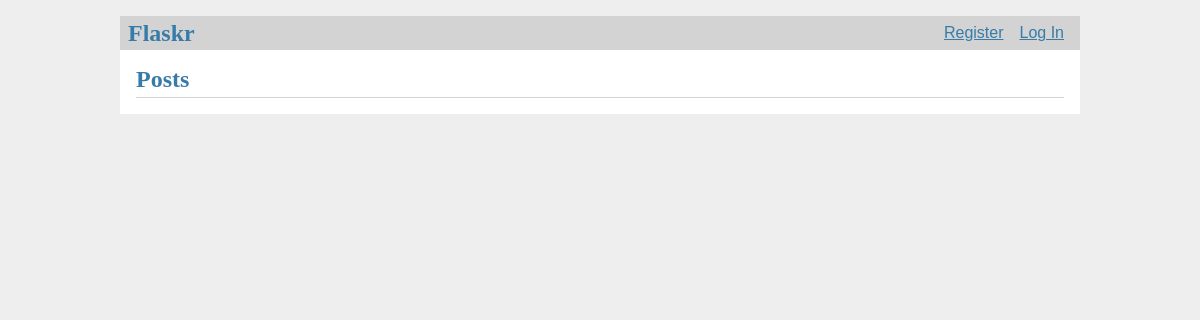
Before: / with the older database file.
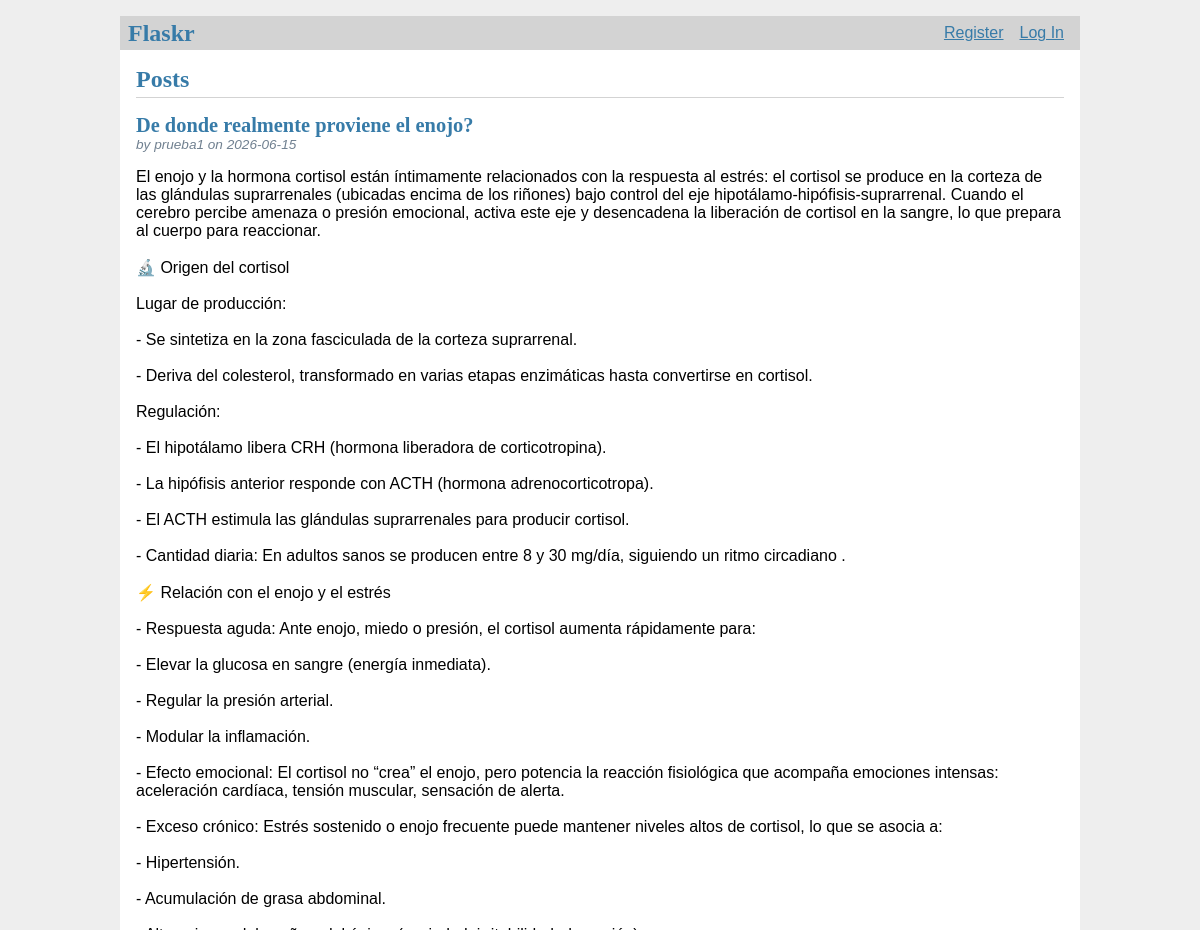
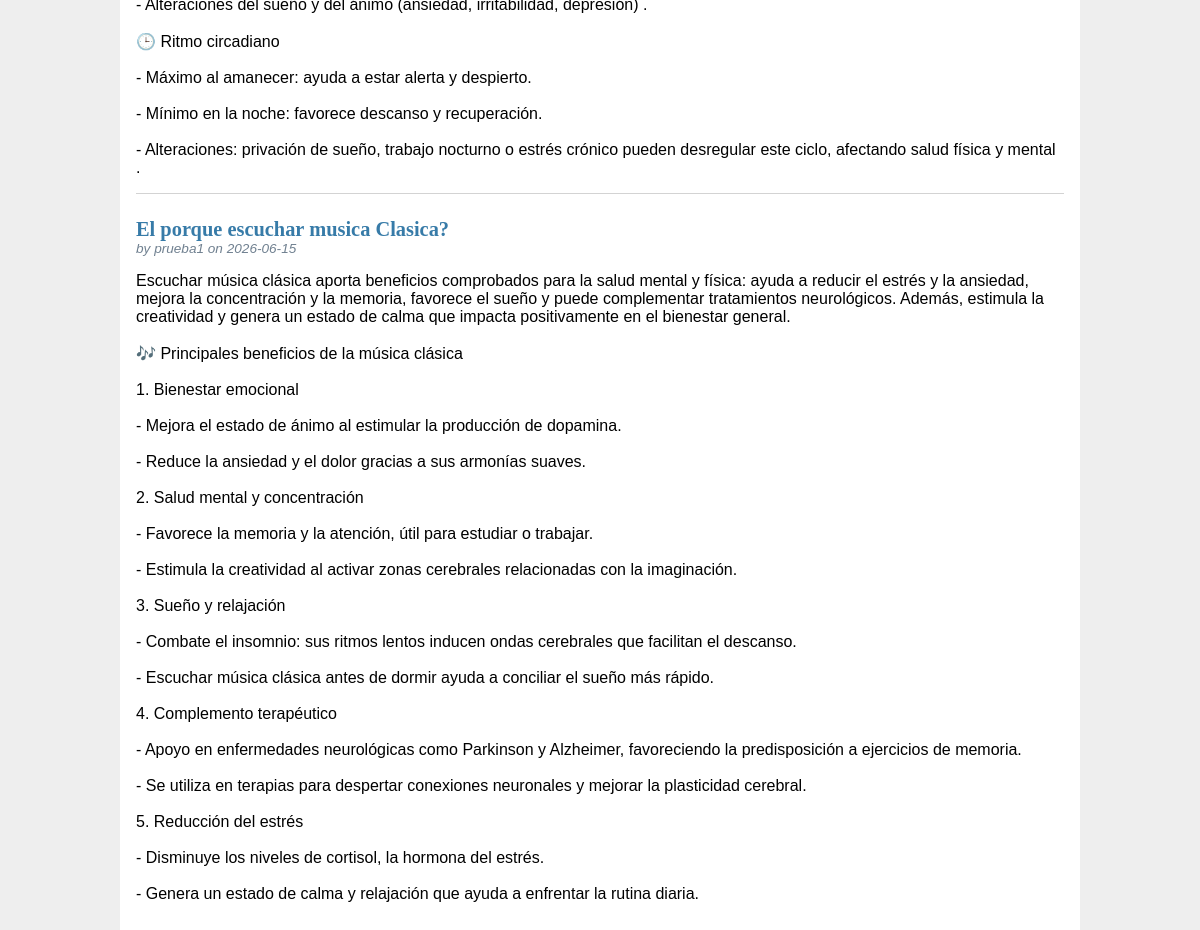
After: the same page with the newer database file (2 pictures, top to bottom).
### tables this page shows
CREATE TABLE post (
  id INTEGER PRIMARY KEY AUTOINCREMENT,
  author_id INTEGER NOT NULL,
  created TIMESTAMP NOT NULL DEFAULT CURRENT_TIMESTAMP,
  title TEXT NOT NULL,
  body TEXT NOT NULL,
  FOREIGN KEY (author_id) REFERENCES user (id)
);

CREATE TABLE user (
  id INTEGER PRIMARY KEY AUTOINCREMENT,
  username TEXT UNIQUE NOT NULL,
  password TEXT NOT NULL
);

### flaskr/blog.py (the view)
@bp.route('/')
def index():
    db = get_db()
    posts = db.execute(
        'SELECT p.id, title, body, created, author_id, username'
        ' FROM post p JOIN user u ON p.author_id = u.id'
        ' ORDER BY created DESC'
    ).fetchall()
    return render_template('blog/index.html', posts=posts)

### flaskr/auth.py (called while the page is built)
@bp.before_app_request
def load_logged_in_user():
    user_id = session.get('user_id')
    if user_id is None:
        g.user = None
    else:
        g.user = get_db().execute(
            'SELECT * FROM user WHERE id = ?', (user_id,)
        ).fetchone()

### flaskr/db.py (called while the page is built)
def get_db():
    if 'db' not in g:
        g.db = sqlite3.connect(
            current_app.config['DATABASE'],
            detect_types=sqlite3.PARSE_DECLTYPES
        )
        g.db.row_factory = sqlite3.Row
    return g.db

### flaskr/templates/blog/index.html (shortened to what this page needs)
{% extends 'base.html' %}
{% block header %}
  <h1>{% block title %}Posts{% endblock %}</h1>
{% endblock %}
{% block content %}
  {% for post in posts %}
    <article class="post">
      <header>
        <div>
          <h1>{{ post['title'] }}</h1>
          <div class="about">by {{ post['username'] }} on {{ post['created'].strftime('%Y-%m-%d') }}</div>
        </div>
      </header>
      <p class="body">{{ post['body'] }}</p>
    </article>
    {% if not loop.last %}
      <hr>
    {% endif %}
  {% endfor %}
{% endblock %}

### flaskr/templates/base.html (shortened to what this page needs)
<!doctype html>
<link rel="stylesheet" href="{{ url_for('static', filename='style.css') }}">
<nav>
  <h1>Flaskr</h1>
  <ul>
    {% if g.user %}
      <li><span>{{ g.user['username'] }}</span>
      <li><a href="{{ url_for('auth.logout') }}">Log Out</a>
    {% else %}
      <li><a href="{{ url_for('auth.register') }}">Register</a>
      <li><a href="{{ url_for('auth.login') }}">Log In</a>
    {% endif %}
  </ul>
</nav>
<section class="content">
  <header>
    {% block header %}{% endblock %}
  </header>
  {% block content %}{% endblock %}
</section>

### flaskr/static/style.css (style rules this page uses)
h1 { font-family: serif; color: #377ba8; margin: 1rem 0; }
a { color: #377ba8; }
hr { border: none; border-top: 1px solid lightgray; }
nav { background: lightgray; display: flex; align-items: center; padding: 0 0.5rem; }
nav h1 { flex: auto; margin: 0; }
nav ul { display: flex; list-style: none; margin: 0; padding: 0; }
nav ul li a, nav ul li span, header .action { display: block; padding: 0.5rem; }
.content { padding: 0 1rem 1rem; }
.content > header { border-bottom: 1px solid lightgray; display: flex; align-items: flex-end; }
.content > header h1 { flex: auto; margin: 1rem 0 0.25rem 0; }
.post > header { display: flex; align-items: flex-end; font-size: 0.85em; }
.post > header > div:first-of-type { flex: auto; }
.post > header h1 { font-size: 1.5em; margin-bottom: 0; }
.post .about { color: slategray; font-style: italic; }
.post .body { white-space: pre-line; }
.content:last-child { margin-bottom: 0; }

Changed rows visible on the page:
added post: title "De donde realmente proviene el enojo?", username "prueba1", created "2026-06-15", body "El enojo y la hormona cortisol están íntimamente relacionados con la respuesta al estrés: el cortisol se produce en la corteza de las glándulas suprarrenales (ubicadas encima de los riñones) bajo control del eje hipotálamo‑hipófisis‑suprarrenal. Cuando el cerebro percibe amenaza o presión emocional, activa este eje y desencadena la liberación de cortisol en la sangre, lo que prepara al cuerpo para reaccionar. 🔬 Origen del cortisol Lugar de producción: - Se sintetiza en la zona fasciculada de la corteza suprarrenal. - Deriva del colesterol, transformado en varias etapas enzimáticas hasta convertirse en cortisol. Regulación: - El hipotálamo libera CRH (hormona liberadora de corticotropina). -…"
added post: title "El porque escuchar musica Clasica?", username "prueba1", created "2026-06-15", body "Escuchar música clásica aporta beneficios comprobados para la salud mental y física: ayuda a reducir el estrés y la ansiedad, mejora la concentración y la memoria, favorece el sueño y puede complementar tratamientos neurológicos. Además, estimula la creatividad y genera un estado de calma que impacta positivamente en el bienestar general. 🎶 Principales beneficios de la música clásica 1. Bienestar emocional - Mejora el estado de ánimo al estimular la producción de dopamina. - Reduce la ansiedad y el dolor gracias a sus armonías suaves. 2. Salud mental y concentración - Favorece la memoria y la atención, útil para estudiar o trabajar. - Estimula la creatividad al activar zonas cerebrales…"
